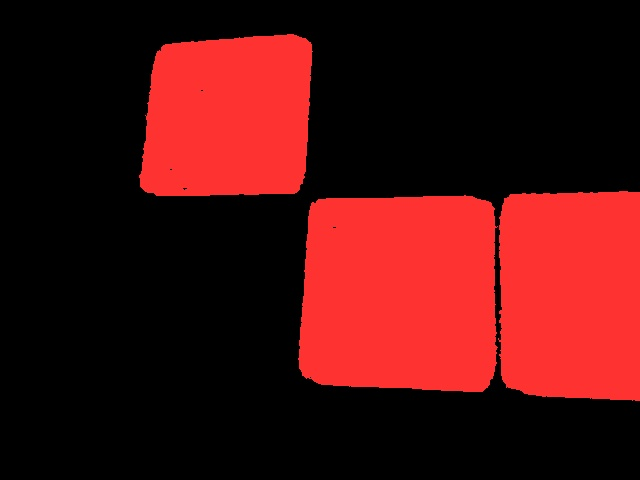
//> input picture RM2015049 李铎/detectconnectedarea/detectconnectedarea/save.jpg, 640 x 480 px
$ ./main   (built with g++ and OpenCV 4)
//> lines starting //> are read from the running program, lines starting //| are printed output that depends on the picture; after the words box and inside, x2 and y2 are one past the last pixel; in counts of white or black regions, pixels touching at a corner belong together
#include "opencv2/imgproc/imgproc.hpp"
#include "opencv2/highgui/highgui.hpp"
#include <iostream>

using namespace cv;
using namespace std;

Mat img;
int threshval = 20;
vector<Point> centers;
int main()
{
	img = imread("save.jpg",0);
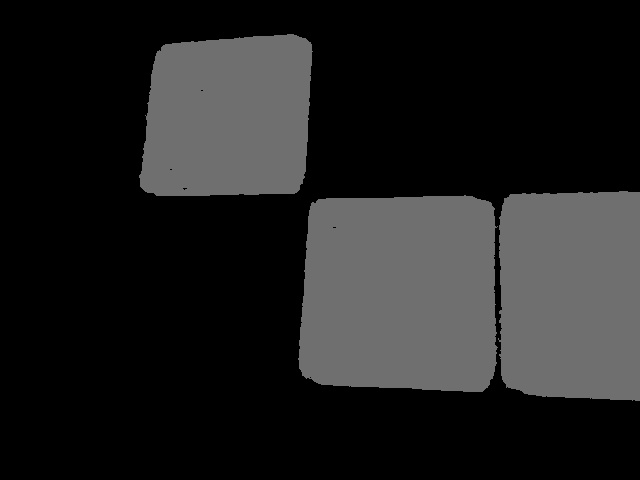
//> img: 480 rows x 640 cols, CV_8UC1; min 0, max 119, mean 32.4
	imshow("Image", img);

	//erosion for the image
	int erosion_size = 3;
	Mat element = getStructuringElement(MORPH_ELLIPSE,
		Size(2 * erosion_size + 1, 2 * erosion_size + 1),
		Point(erosion_size, erosion_size));
	/// Apply the erosion operation
	erode(img, img, element);
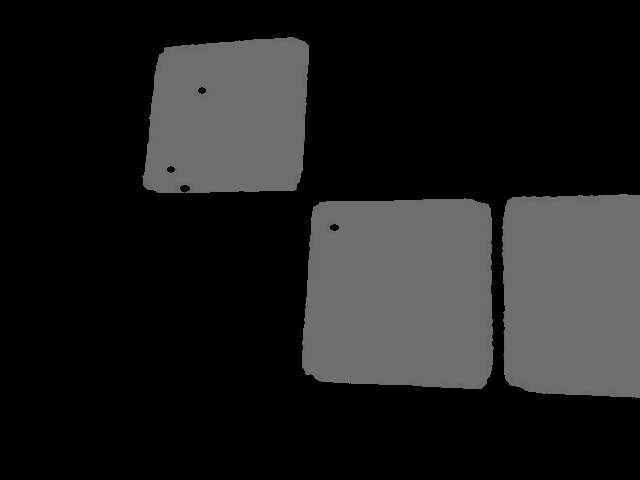
//> img: 480 rows x 640 cols, CV_8UC1; 4.36% of pixels changed, all inside (x1, y1, x2, y2) = (136, 32, 640, 408)
	namedWindow("erosed image");
	imshow("erosed image", img);

	Mat bw = (img> threshval);
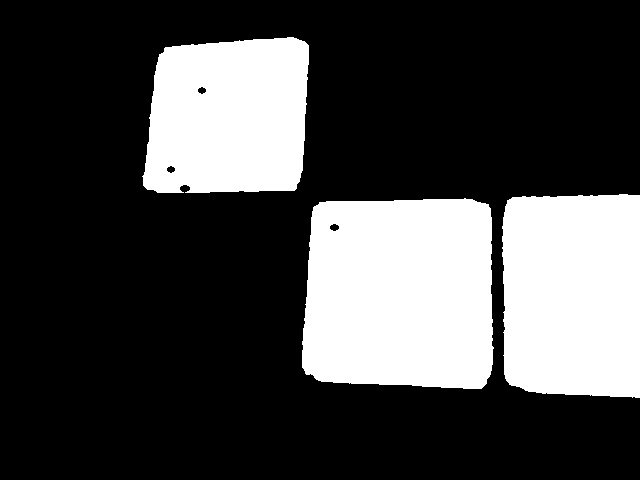
//> bw: 480 rows x 640 cols, CV_8UC1; 27.3% white; 3 white regions
	imshow("bn", bw);
	vector<vector<Point> > contours;
	vector<Vec4i> hierarchy;

	findContours(bw, contours, hierarchy, CV_RETR_LIST, CV_CHAIN_APPROX_TC89_KCOS);
//> contours = 6 contours; box (x1, y1, x2, y2) and area: (302, 198, 494, 389) 33747, (502, 194, 640, 398) 26699, (142, 37, 309, 193) 22801, (329, 223, 340, 232) 60, (166, 165, 176, 174) 51, (197, 86, 207, 95) 51

	if (!contours.empty() && !hierarchy.empty())
	{
		for (int idx = 0; idx >= 0; idx = hierarchy[idx][0])
		{
			Mat dst = Mat::zeros(img.size(), CV_8UC1);
			drawContours(dst, contours, idx, 255, CV_FILLED, 8, hierarchy);

			Moments mt=moments(dst,true);
			if (mt.m00 < 100) continue;

			Point pt((int)mt.m10 / mt.m00, (int)mt.m01 / mt.m00);
			centers.push_back(pt);
		}
//> this loop made 6 passes
//> pt on passes 2, 3, 6: Point(399, 293), Point(572, 294), Point(228, 116)
	}
	Point bestcenter(img.rows,img.cols);
//> bestcenter = Point(480, 640)
	for (int i = 0; i < centers.size(); i++){
		if (abs(centers[i].x - img.rows / 2) + abs(centers[i].y - img.cols / 2) <= abs(bestcenter.x - img.rows / 2) + abs(bestcenter.y - img.cols / 2)){
			bestcenter = centers[i];
		}
	}
//> this loop made 3 passes
	circle(img, bestcenter, 3, 255, 3);
//> img: 480 rows x 640 cols, CV_8UC1; 96 pixels changed, all inside (x1, y1, x2, y2) = (394, 288, 405, 299)
	imshow("center",img);

	waitKey(0);
	return 0;
}
